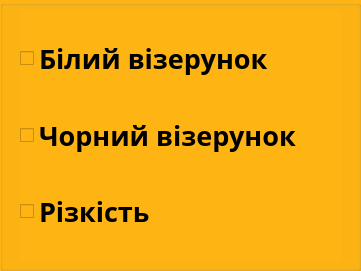
   <widget class="QGroupBox" name="groupBox_3">
    <property name="geometry">
     <rect>
      <x>370</x>
      <y>970</y>
      <width>361</width>
      <height>271</height>
     </rect>
    </property>
    <property name="palette">
     <palette>
      <active>
       <colorrole role="WindowText">
        <brush brushstyle="SolidPattern">
         <color alpha="255">
          <red>0</red>
          <green>0</green>
          <blue>0</blue>
         </color>
        </brush>
       </colorrole>
       <colorrole role="Button">
        <brush brushstyle="SolidPattern">
         <color alpha="255">
          <red>254</red>
          <green>180</green>
          <blue>19</blue>
         </color>
        </brush>
       </colorrole>
       <colorrole role="Light">
        <brush brushstyle="SolidPattern">
         <color alpha="255">
          <red>212</red>
          <green>255</green>
          <blue>223</blue>
         </color>
        </brush>
       </colorrole>
       <colorrole role="Midlight">
        <brush brushstyle="SolidPattern">
         <color alpha="255">
          <red>148</red>
          <green>255</green>
          <blue>175</blue>
         </color>
        </brush>
       </colorrole>
       <colorrole role="Dark">
        <brush brushstyle="SolidPattern">
         <color alpha="255">
          <red>42</red>
          <green>127</green>
          <blue>63</blue>
         </color>
        </brush>
       </colorrole>
       <colorrole role="Mid">
        <brush brushstyle="SolidPattern">
         <color alpha="255">
          <red>57</red>
          <green>170</green>
          <blue>85</blue>
         </color>
        </brush>
       </colorrole>
       <colorrole role="Text">
        <brush brushstyle="SolidPattern">
         <color alpha="255">
          <red>0</red>
          <green>0</green>
          <blue>0</blue>
         </color>
        </brush>
       </colorrole>
       <colorrole role="BrightText">
        <brush brushstyle="SolidPattern">
         <color alpha="255">
          <red>255</red>
          <green>255</green>
          <blue>255</blue>
         </color>
        </brush>
       </colorrole>
       <colorrole role="ButtonText">
        <brush brushstyle="SolidPattern">
         <color alpha="255">
          <red>0</red>
          <green>0</green>
          <blue>0</blue>
         </color>
        </brush>
       </colorrole>
       <colorrole role="Base">
        <brush brushstyle="SolidPattern">
         <color alpha="255">
          <red>254</red>
          <green>180</green>
          <blue>19</blue>
         </color>
        </brush>
       </colorrole>
       <colorrole role="Window">
        <brush brushstyle="SolidPattern">
         <color alpha="255">
          <red>254</red>
          <green>180</green>
          <blue>19</blue>
         </color>
        </brush>
       </colorrole>
       <colorrole role="Shadow">
        <brush brushstyle="SolidPattern">
         <color alpha="255">
          <red>0</red>
          <green>0</green>
          <blue>0</blue>
         </color>
        </brush>
       </colorrole>
       <colorrole role="AlternateBase">
        <brush brushstyle="SolidPattern">
         <color alpha="255">
          <red>170</red>
          <green>255</green>
          <blue>191</blue>
         </color>
        </brush>
       </colorrole>
       <colorrole role="ToolTipBase">
        <brush brushstyle="SolidPattern">
         <color alpha="255">
          <red>255</red>
          <green>255</green>
          <blue>220</blue>
         </color>
        </brush>
       </colorrole>
       <colorrole role="ToolTipText">
        <brush brushstyle="SolidPattern">
         <color alpha="255">
          <red>0</red>
          <green>0</green>
          <blue>0</blue>
         </color>
        </brush>
       </colorrole>
       <colorrole role="PlaceholderText">
        <brush brushstyle="SolidPattern">
         <color alpha="127">
          <red>0</red>
          <green>0</green>
          <blue>0</blue>
         </color>
        </brush>
       </colorrole>
      </active>
      <inactive>
       <colorrole role="WindowText">
        <brush brushstyle="SolidPattern">
         <color alpha="255">
          <red>0</red>
          <green>0</green>
          <blue>0</blue>
         </color>
        </brush>
       </colorrole>
       <colorrole role="Button">
        <brush brushstyle="SolidPattern">
         <color alpha="255">
          <red>254</red>
          <green>180</green>
          <blue>19</blue>
         </color>
        </brush>
       </colorrole>
       <colorrole role="Light">
        <brush brushstyle="SolidPattern">
         <color alpha="255">
          <red>212</red>
          <green>255</green>
          <blue>223</blue>
         </color>
        </brush>
       </colorrole>
       <colorrole role="Midlight">
        <brush brushstyle="SolidPattern">
         <color alpha="255">
          <red>148</red>
          <green>255</green>
          <blue>175</blue>
         </color>
        </brush>
       </colorrole>
       <colorrole role="Dark">
        <brush brushstyle="SolidPattern">
         <color alpha="255">
          <red>42</red>
          <green>127</green>
          <blue>63</blue>
         </color>
        </brush>
       </colorrole>
       <colorrole role="Mid">
        <brush brushstyle="SolidPattern">
         <color alpha="255">
          <red>57</red>
          <green>170</green>
          <blue>85</blue>
         </color>
        </brush>
       </colorrole>
       <colorrole role="Text">
        <brush brushstyle="SolidPattern">
         <color alpha="255">
          <red>0</red>
          <green>0</green>
          <blue>0</blue>
         </color>
        </brush>
       </colorrole>
       <colorrole role="BrightText">
        <brush brushstyle="SolidPattern">
         <color alpha="255">
          <red>255</red>
          <green>255</green>
          <blue>255</blue>
         </color>
        </brush>
       </colorrole>
       <colorrole role="ButtonText">
        <brush brushstyle="SolidPattern">
         <color alpha="255">
          <red>0</red>
          <green>0</green>
          <blue>0</blue>
         </color>
        </brush>
       </colorrole>
       <colorrole role="Base">
        <brush brushstyle="SolidPattern">
         <color alpha="255">
          <red>254</red>
          <green>180</green>
          <blue>19</blue>
         </color>
        </brush>
       </colorrole>
       <colorrole role="Window">
        <brush brushstyle="SolidPattern">
         <color alpha="255">
          <red>254</red>
          <green>180</green>
          <blue>19</blue>
         </color>
        </brush>
       </colorrole>
       <colorrole role="Shadow">
        <brush brushstyle="SolidPattern">
         <color alpha="255">
          <red>0</red>
          <green>0</green>
          <blue>0</blue>
         </color>
        </brush>
       </colorrole>
       <colorrole role="AlternateBase">
        <brush brushstyle="SolidPattern">
         <color alpha="255">
          <red>170</red>
          <green>255</green>
          <blue>191</blue>
         </color>
        </brush>
       </colorrole>
       <colorrole role="ToolTipBase">
        <brush brushstyle="SolidPattern">
         <color alpha="255">
          <red>255</red>
          <green>255</green>
          <blue>220</blue>
         </color>
        </brush>
       </colorrole>
       <colorrole role="ToolTipText">
        <brush brushstyle="SolidPattern">
         <color alpha="255">
          <red>0</red>
          <green>0</green>
          <blue>0</blue>
         </color>
        </brush>
       </colorrole>
       <colorrole role="PlaceholderText">
        <brush brushstyle="SolidPattern">
         <color alpha="127">
          <red>0</red>
          <green>0</green>
          <blue>0</blue>
         </color>
        </brush>
       </colorrole>
      </inactive>
      <disabled>
       <colorrole role="WindowText">
        <brush brushstyle="SolidPattern">
         <color alpha="255">
          <red>42</red>
          <green>127</green>
          <blue>63</blue>
         </color>
        </brush>
       </colorrole>
       <colorrole role="Button">
        <brush brushstyle="SolidPattern">
         <color alpha="255">
          <red>254</red>
          <green>180</green>
          <blue>19</blue>
         </color>
        </brush>
       </colorrole>
       <colorrole role="Light">
        <brush brushstyle="SolidPattern">
         <color alpha="255">
          <red>212</red>
          <green>255</green>
          <blue>223</blue>
         </color>
        </brush>
       </colorrole>
       <colorrole role="Midlight">
        <brush brushstyle="SolidPattern">
         <color alpha="255">
          <red>148</red>
          <green>255</green>
          <blue>175</blue>
         </color>
        </brush>
       </colorrole>
       <colorrole role="Dark">
        <brush brushstyle="SolidPattern">
         <color alpha="255">
          <red>42</red>
          <green>127</green>
          <blue>63</blue>
         </color>
        </brush>
       </colorrole>
       <colorrole role="Mid">
        <brush brushstyle="SolidPattern">
         <color alpha="255">
          <red>57</red>
          <green>170</green>
          <blue>85</blue>
         </color>
        </brush>
       </colorrole>
       <colorrole role="Text">
        <brush brushstyle="SolidPattern">
         <color alpha="255">
          <red>42</red>
          <green>127</green>
          <blue>63</blue>
         </color>
        </brush>
       </colorrole>
       <colorrole role="BrightText">
        <brush brushstyle="SolidPattern">
         <color alpha="255">
          <red>255</red>
          <green>255</green>
          <blue>255</blue>
         </color>
        </brush>
       </colorrole>
       <colorrole role="ButtonText">
        <brush brushstyle="SolidPattern">
         <color alpha="255">
          <red>42</red>
          <green>127</green>
          <blue>63</blue>
         </color>
        </brush>
       </colorrole>
       <colorrole role="Base">
        <brush brushstyle="SolidPattern">
         <color alpha="255">
          <red>254</red>
          <green>180</green>
          <blue>19</blue>
         </color>
        </brush>
       </colorrole>
       <colorrole role="Window">
        <brush brushstyle="SolidPattern">
         <color alpha="255">
          <red>254</red>
          <green>180</green>
          <blue>19</blue>
         </color>
        </brush>
       </colorrole>
       <colorrole role="Shadow">
        <brush brushstyle="SolidPattern">
         <color alpha="255">
          <red>0</red>
          <green>0</green>
          <blue>0</blue>
         </color>
        </brush>
       </colorrole>
       <colorrole role="AlternateBase">
        <brush brushstyle="SolidPattern">
         <color alpha="255">
          <red>85</red>
          <green>255</green>
          <blue>127</blue>
         </color>
        </brush>
       </colorrole>
       <colorrole role="ToolTipBase">
        <brush brushstyle="SolidPattern">
         <color alpha="255">
          <red>255</red>
          <green>255</green>
          <blue>220</blue>
         </color>
        </brush>
       </colorrole>
       <colorrole role="ToolTipText">
        <brush brushstyle="SolidPattern">
         <color alpha="255">
          <red>0</red>
          <green>0</green>
          <blue>0</blue>
         </color>
        </brush>
       </colorrole>
       <colorrole role="PlaceholderText">
        <brush brushstyle="SolidPattern">
         <color alpha="127">
          <red>42</red>
          <green>127</green>
          <blue>63</blue>
         </color>
        </brush>
       </colorrole>
      </disabled>
     </palette>
    </property>
    <property name="styleSheet">
     <string notr="true">background-color: rgb(254, 180, 19)</string>
    </property>
    <property name="title">
     <string/>
    </property>
    <widget class="QWidget" name="layoutWidget_10">
     <property name="geometry">
      <rect>
       <x>20</x>
       <y>10</y>
       <width>321</width>
       <height>251</height>
      </rect>
     </property>
     <layout class="QFormLayout" name="formLayout_10">
      <item row="1" column="0">
       <widget class="QCheckBox" name="checkBox_33">
        <property name="font">
         <font>
          <family>Sitka Banner Semibold</family>
          <pointsize>20</pointsize>
          <bold>true</bold>
         </font>
        </property>
        <property name="text">
         <string>Білий візерунок</string>
        </property>
       </widget>
      </item>
      <item row="1" column="1">
       <spacer name="horizontalSpacer_11">
        <property name="orientation">
         <enum>Qt::Horizontal</enum>
        </property>
        <property name="sizeHint" stdset="0">
         <size>
          <width>40</width>
          <height>20</height>
         </size>
        </property>
       </spacer>
      </item>
      <item row="3" column="0">
       <spacer name="verticalSpacer_14">
        <property name="orientation">
         <enum>Qt::Vertical</enum>
        </property>
        <property name="sizeHint" stdset="0">
         <size>
          <width>20</width>
          <height>40</height>
         </size>
        </property>
       </spacer>
      </item>
      <item row="4" column="0">
       <widget class="QCheckBox" name="checkBox_34">
        <property name="font">
         <font>
          <family>Sitka Banner Semibold</family>
          <pointsize>20</pointsize>
          <bold>true</bold>
         </font>
        </property>
        <property name="text">
         <string>Чорний візерунок</string>
        </property>
       </widget>
      </item>
      <item row="4" column="1">
       <spacer name="horizontalSpacer_12">
        <property name="orientation">
         <enum>Qt::Horizontal</enum>
        </property>
        <property name="sizeHint" stdset="0">
         <size>
          <width>40</width>
          <height>20</height>
         </size>
        </property>
       </spacer>
      </item>
      <item row="5" column="0">
       <spacer name="verticalSpacer_15">
        <property name="orientation">
         <enum>Qt::Vertical</enum>
        </property>
        <property name="sizeHint" stdset="0">
         <size>
          <width>20</width>
          <height>40</height>
         </size>
        </property>
       </spacer>
      </item>
      <item row="6" column="0">
       <widget class="QCheckBox" name="checkBox_35">
        <property name="font">
         <font>
          <family>Sitka Banner Semibold</family>
          <pointsize>20</pointsize>
          <bold>true</bold>
         </font>
        </property>
        <property name="text">
         <string>Різкість</string>
        </property>
       </widget>
      </item>
      <item row="6" column="1">
       <spacer name="horizontalSpacer_13">
        <property name="orientation">
         <enum>Qt::Horizontal</enum>
        </property>
        <property name="sizeHint" stdset="0">
         <size>
          <width>40</width>
          <height>20</height>
         </size>
        </property>
       </spacer>
      </item>
      <item row="7" column="0">
       <spacer name="verticalSpacer_16">
        <property name="orientation">
         <enum>Qt::Vertical</enum>
        </property>
        <property name="sizeHint" stdset="0">
         <size>
          <width>20</width>
          <height>40</height>
         </size>
        </property>
       </spacer>
      </item>
      <item row="0" column="0">
       <spacer name="verticalSpacer_17">
        <property name="orientation">
         <enum>Qt::Vertical</enum>
        </property>
        <property name="sizeHint" stdset="0">
         <size>
          <width>20</width>
          <height>40</height>
         </size>
        </property>
       </spacer>
      </item>
     </layout>
    </widget>
   </widget>
